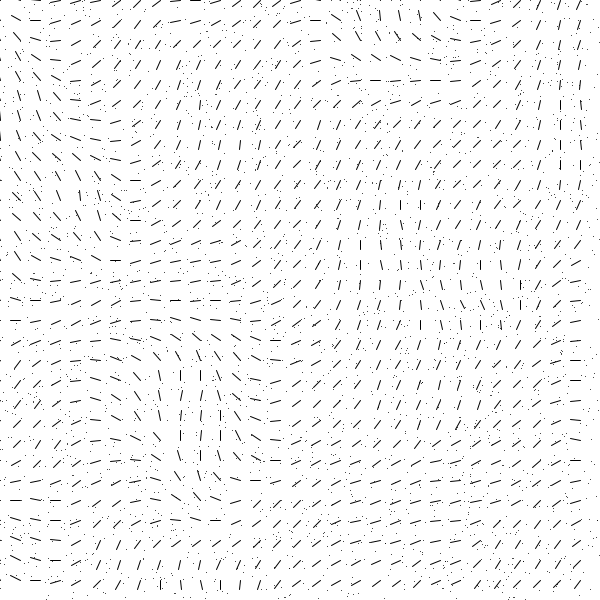
Frame 1 (no input)
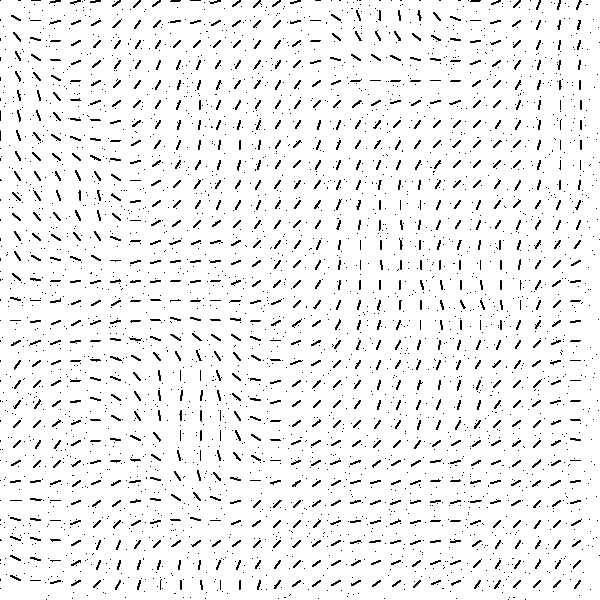
Frame 60 (the mouse pressed at the canvas centre just before this capture)
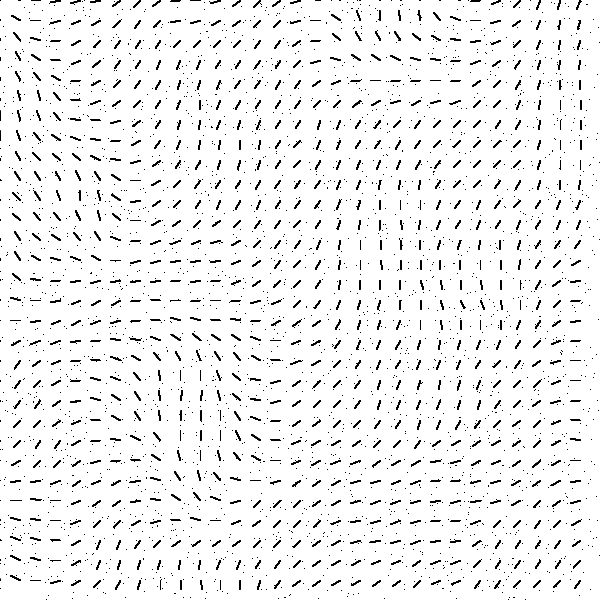
Frame 120 (the mouse held since frame 60 and released just before this capture)

The Processing sketch that drew these frames (run headless with seeded random() and noise(); from frame 60 on, the mouse is pressed at the canvas centre):

// Processing sketch: simpleParticleSystem
// ── simpleParticleSystem.pde
ArrayList<Particle> particles;
int w, h;
int scl = 20;
float flowfield[][];
void setup() {
  size(600, 600);
  particles = new ArrayList<Particle>();
 
  background(255);
  w = width/scl;
  h = height/scl;
  flowfield = new float[w][h];
 
 
  for (int i = 0; i < 3000; i++) {
    particles.add(new Particle());
    
    }
}

void draw() {
  for (int x = 0; x < w; x++) {
    
    for (int y = 0; y < h; y++) {
      flowfield[x][y] = map(noise(x*.1, y*.1), 0, 1, 0, 2*PI);
      PVector temp = PVector.fromAngle(flowfield[x][y]);
      line(20*x, 20*y, 20*x+temp.x*10, 20*y+temp.y*10);
      
      
    }
    
    
  }
  
    for (int i = particles.size()-1; i >= 0; i--) {
      Particle p = particles.get(i);
      p.update();
      p.display();
        
  }
  
  
  
}
// ── Particle.pde
class Particle {
  PVector loc, accel, veloc;
  
  Particle() {
    loc = new PVector(random(width), random(height));
    accel = new PVector(0, 0);
    veloc = new PVector(0, 0);
  }
  void display() {
    point(loc.x, loc.y);
    
  }
  void update() {
    
  }
  
  
}
